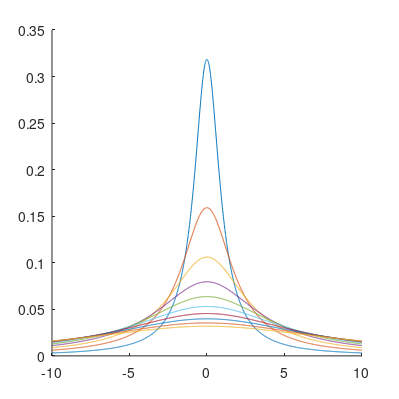

This figure's MATLAB source:
% Arbitrary Approximate Identity on R
% First Example is the Poisson Kernel
% Author: Simon Gruening

figure('position',[0,0,400,400])
hold on;

% ---
n = 1;
k = @(x) (pi .* (x.^2 + 1)).^-1; % poisson
%k = @(x) sqrt(1-x.^2)./pi; % half circle

ke = @(x,e) e.^-n .* k(e.^-1 .* x);

I = -10:0.01:10;

hold on;
for ep = 1:1:10;
    plot(I, ke(I,ep));
end
% ---

set(gcf,'PaperPositionMode','auto','PaperSize',[5,5])
saveas(gcf,'poissonkernel.pdf')